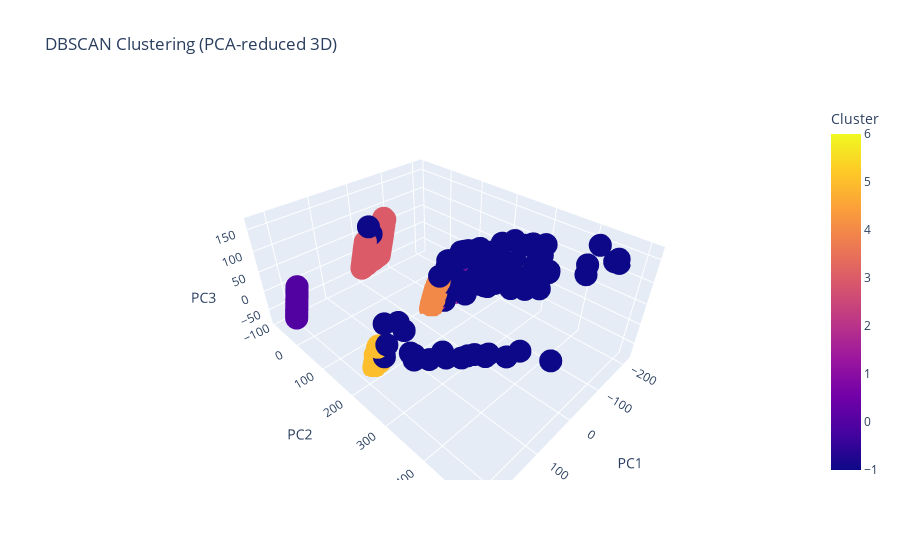

The code cell stored with this chart in its notebook:
### Code cell
from sklearn.cluster import DBSCAN
import plotly.express as px

pca = PCA(n_components=3)
eps = 15
minPts = 6

data_reduced_3d = pca.fit_transform(df)

dbs = DBSCAN(eps=eps, min_samples=minPts)

y_dbs = dbs.fit_predict(data_reduced_3d)

df_reduced_3d = pd.DataFrame(data=data_reduced_3d, columns=['PC1', 'PC2', 'PC3'])

df_reduced_3d['Cluster'] = y_dbs

fig = px.scatter_3d(df_reduced_3d, x='PC1', y='PC2', z='PC3', color='Cluster', title='DBSCAN Clustering (PCA-reduced 3D)')
fig.show()

### Figure 1 — Plotly figure (JSON) as saved in the notebook; plotly's stock layout.template omitted (floating-point values rounded to 4 significant figures; data arrays with more than 128 entries replaced by an {"elided": "..."} marker saying what was removed)
{"data": [{"hovertemplate": "PC1=%{x}<br>PC2=%{y}<br>PC3=%{z}<br>Cluster=%{marker.color}<extra></extra>", "legendgroup": "", "marker": {"color": {"elided": "1362 int values"}, "coloraxis": "coloraxis", "symbol": "circle"}, "mode": "markers", "name": "", "scene": "scene", "showlegend": false, "type": "scatter3d", "x": {"elided": "1362 float values"}, "y": {"elided": "1362 float values"}, "z": {"elided": "1362 float values"}}], "layout": {"coloraxis": {"colorbar": {"title": {"text": "Cluster"}}, "colorscale": [[0, "#0d0887"], [0.1111, "#46039f"], [0.2222, "#7201a8"], [0.3333, "#9c179e"], [0.4444, "#bd3786"], [0.5556, "#d8576b"], [0.6667, "#ed7953"], [0.7778, "#fb9f3a"], [0.8889, "#fdca26"], [1, "#f0f921"]]}, "legend": {"tracegroupgap": 0}, "scene": {"domain": {"x": [0, 1], "y": [0, 1]}, "xaxis": {"title": {"text": "PC1"}}, "yaxis": {"title": {"text": "PC2"}}, "zaxis": {"title": {"text": "PC3"}}}, "title": {"text": "DBSCAN Clustering (PCA-reduced 3D)"}}}
